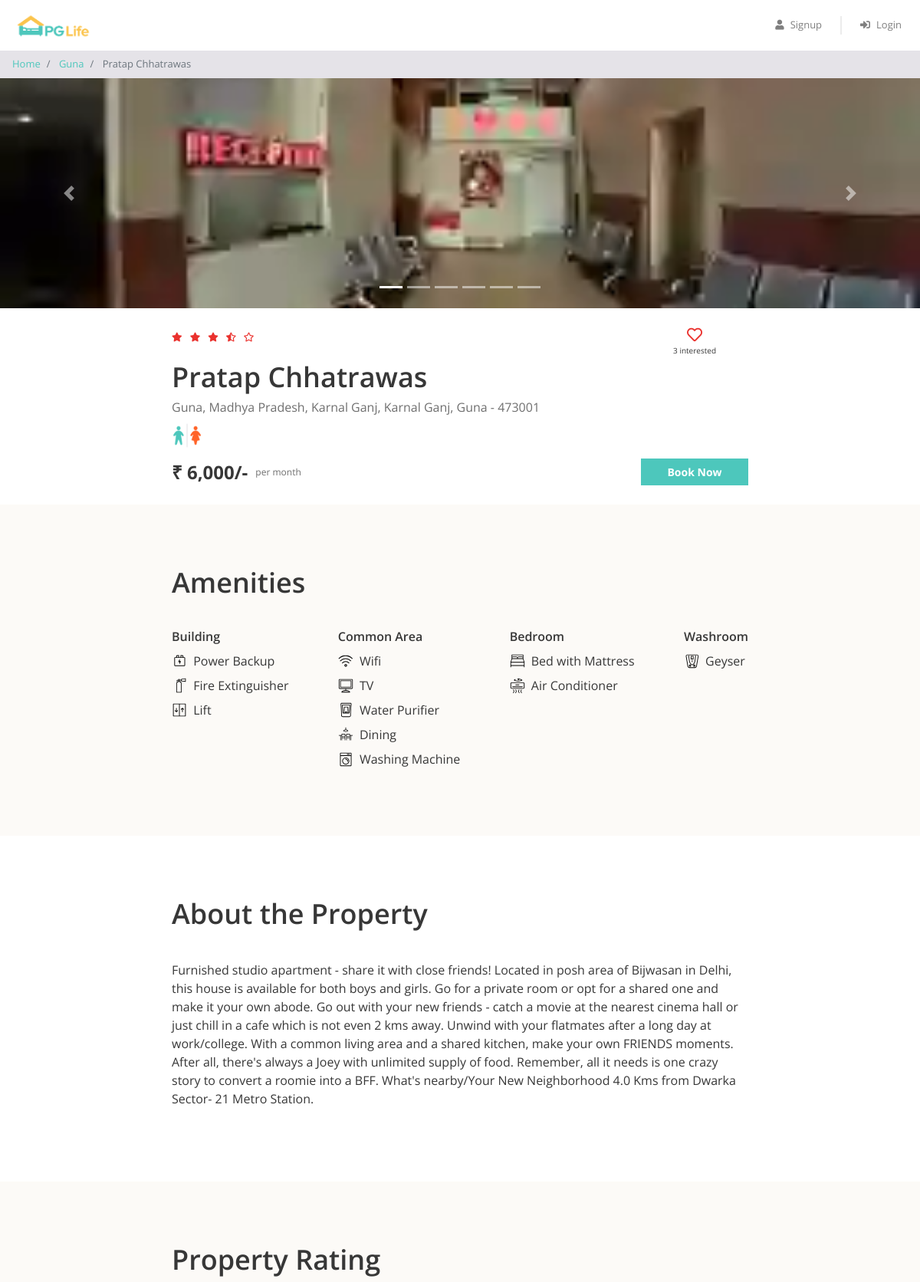
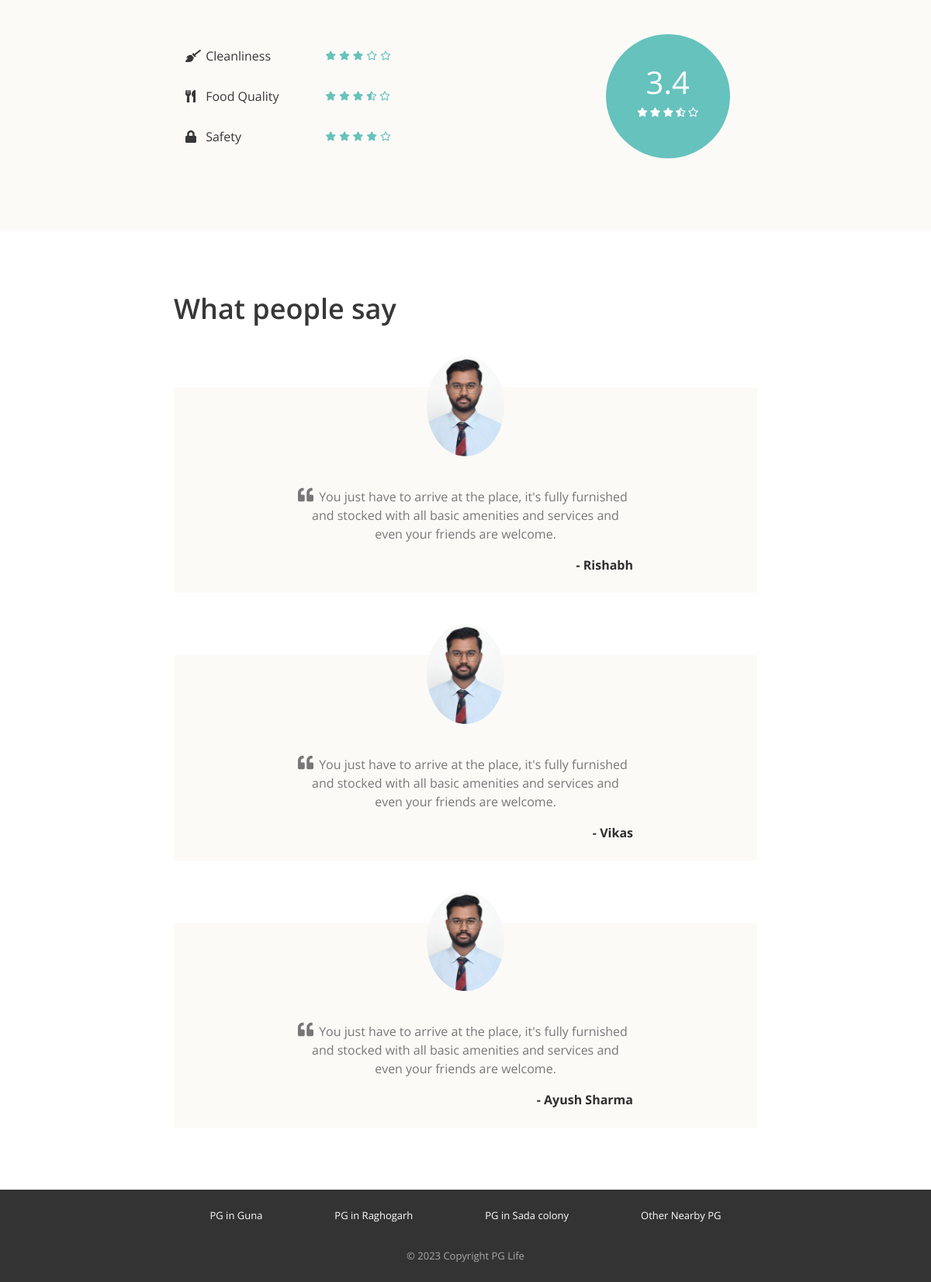
Screenshot of /property_detail.php?property_id=2 with the database file from the repository (2 pictures, top to bottom).
### tables this page shows
CREATE TABLE `properties` (
  `id` int(11) NOT NULL,
  `city_id` int(11) NOT NULL,
  `name` varchar(150) NOT NULL,
  `address` varchar(255) NOT NULL,
  `description` longtext NOT NULL,
  `gender` enum('male','female','unisex') NOT NULL,
  `rent` int(11) NOT NULL,
  `rating_clean` float(2,1) NOT NULL,
  `rating_food` float(2,1) NOT NULL,
  `rating_safety` float(2,1) NOT NULL
);

CREATE TABLE `cities` (
  `id` int(11) NOT NULL,
  `name` varchar(150) NOT NULL
);

CREATE TABLE `amenities` (
  `id` int(11) NOT NULL,
  `name` varchar(150) NOT NULL,
  `type` varchar(150) NOT NULL,
  `icon` varchar(50) NOT NULL
);

CREATE TABLE `testimonials` (
  `id` int(11) NOT NULL,
  `property_id` int(11) NOT NULL,
  `user_name` varchar(150) NOT NULL,
  `content` longtext NOT NULL
);

### property_detail.php (the view, shortened to what this page needs)
<?php
require "includes/database_connect.php";
$property_id = $_GET["property_id"];
$sql_1 = "SELECT *, p.id AS property_id, p.name AS property_name, c.name AS city_name
            FROM properties p
            INNER JOIN cities c ON p.city_id = c.id
            WHERE p.id = $property_id";
$result_1 = mysqli_query($conn, $sql_1);
$property = mysqli_fetch_assoc($result_1);
$sql_2 = "SELECT * FROM testimonials WHERE property_id = $property_id";
$result_2 = mysqli_query($conn, $sql_2);
$testimonials = mysqli_fetch_all($result_2, MYSQLI_ASSOC);
$sql_3 = "SELECT a.*
            FROM amenities a
            INNER JOIN properties_amenities pa ON a.id = pa.amenity_id
            WHERE pa.property_id = $property_id";
$result_3 = mysqli_query($conn, $sql_3);
$amenities = mysqli_fetch_all($result_3, MYSQLI_ASSOC);
$sql_4 = "SELECT * FROM interested_users_properties WHERE property_id = $property_id";
$result_4 = mysqli_query($conn, $sql_4);
$interested_users_count = mysqli_num_rows($result_4);
?>
<!DOCTYPE html>
<html lang="en">
<head>
    <?php
    include "includes/head_links.php";
    ?>
    <link href="css/property_detail.css" rel="stylesheet" />
</head>
<body>
    <?php
    include "includes/header.php";
    ?>
    <nav aria-label="breadcrumb">
        <ol class="breadcrumb py-2">
            <li class="breadcrumb-item">
                <a href="index.php">Home</a>
            </li>
            <li class="breadcrumb-item">
                <a href="property_list.php?city=<?= $property['city_name']; ?>"><?= $property['city_name']; ?></a>
            </li>
            <li class="breadcrumb-item active" aria-current="page">
                <?= $property['property_name']; ?>
            </li>
        </ol>
    </nav>
    <div id="property-images" class="carousel slide" data-ride="carousel">
        <ol class="carousel-indicators">
            <?php
            $property_images = glob("img/properties/" . $property['property_id'] . "/*");
            foreach ($property_images as $index => $property_image) {
            ?>
                <li data-target="#property-images" data-slide-to="<?= $index ?>" class="<?= $index == 0 ? "active" : ""; ?>"></li>
            <?php
            }
            ?>
        </ol>
        <div class="carousel-inner">
            <?php
            foreach ($property_images as $index => $property_image) {
            ?>
                <div class="carousel-item <?= $index == 0 ? "active" : ""; ?>">
                    <img class="d-block w-100" src="<?= $property_image ?>" alt="slide">
                </div>
            <?php
            }
            ?>
        </div>
        <a class="carousel-control-prev" href="#property-images" role="button" data-slide="prev">
            <span class="carousel-control-prev-icon" aria-hidden="true"></span>
        </a>
        <a class="carousel-control-next" href="#property-images" role="button" data-slide="next">
            <span class="carousel-control-next-icon" aria-hidden="true"></span>
        </a>
    </div>
    <div class="property-summary page-container">
        <div class="row no-gutters justify-content-between">
            <?php
            $total_rating = ($property['rating_clean'] + $property['rating_food'] + $property['rating_safety']) / 3;
            $total_rating = round($total_rating, 1);
            ?>
            <div class="star-container" title="<?= $total_rating ?>">
                <?php
                $rating = $total_rating;
                for ($i = 0; $i < 5; $i++) {
                    if ($rating >= $i + 0.8) {
                ?>
                        <i class="fas fa-star"></i>
                    <?php
                    } elseif ($rating >= $i + 0.3) {
                    ?>
                        <i class="fas fa-star-half-alt"></i>
                    <?php
                    } else {
                    ?>
                        <i class="far fa-star"></i>
                <?php
                    }
                }
                ?>
            </div>
            <div class="interested-container">
                <?php
                $is_interested = false;
                if ($is_interested) {
                ?>
                    <i class="is-interested-image fas fa-heart"></i>
                <?php
                } else {
                ?>
                    <i class="is-interested-image far fa-heart"></i>
                <?php
                }
                ?>
                <div class="interested-text">
                    <span class="interested-user-count"><?= $interested_users_count ?></span> interested
                </div>
            </div>
        </div>
        <div class="detail-container">
            <div class="property-name"><?= $property['property_name'] ?></div>
            <div class="property-address"><?= $property['address'] ?></div>
            <div class="property-gender">
                <?php
                if ($property['gender'] == "male") {
                ?>
                    <img src="img/male.png">
                <?php
                } elseif ($property['gender'] == "female") {
                ?>
                    <img src="img/female.png">
                <?php
                } else {
                ?>
                    <img src="img/unisex.png">
                <?php
                }
                ?>
            </div>
        </div>
        <div class="row no-gutters">
            <div class="rent-container col-6">
                <div class="rent">₹ <?= number_format($property['rent']) ?>/-</div>
                <div class="rent-unit">per month</div>
            </div>
            <div class="button-container col-6">
                <a href="#" class="btn btn-primary">Book Now</a>
            </div>
        </div>
    </div>
    <div class="property-amenities">
        <div class="page-container">
            <h1>Amenities</h1>
            <div class="row justify-content-between">
                <div class="col-md-auto">
                    <h5>Building</h5>
                    <?php
                    foreach ($amenities as $amenity) {
                        if ($amenity['type'] == "Building") {
                    ?>
                            <div class="amenity-container">
                                <img src="img/amenities/<?= $amenity['icon'] ?>.svg">
                                <span><?= $amenity['name'] ?></span>
                            </div>
                    <?php
                        }
                    }
                    ?>
                </div>
                <div class="col-md-auto">
                    <h5>Common Area</h5>
                    <?php
                    foreach ($amenities as $amenity) {
                        if ($amenity['type'] == "Common Area") {
                    ?>
                            <div class="amenity-container">
                                <img src="img/amenities/<?= $amenity['icon'] ?>.svg">
                                <span><?= $amenity['name'] ?></span>
                            </div>
                    <?php
                        }
                    }
                    ?>
                </div>
                <div class="col-md-auto">
                    <h5>Bedroom</h5>
                    <?php
                    foreach ($amenities as $amenity) {
                        if ($amenity['type'] == "Bedroom") {
                    ?>
                            <div class="amenity-container">
                                <img src="img/amenities/<?= $amenity['icon'] ?>.svg">
                                <span><?= $amenity['name'] ?></span>
                            </div>
                    <?php
                        }
                    }
                    ?>
                </div>
                <div class="col-md-auto">
                    <h5>Washroom</h5>
                    <?php
                    foreach ($amenities as $amenity) {
                        if ($amenity['type'] == "Washroom") {
                    ?>
                            <div class="amenity-container">
                                <img src="img/amenities/<?= $amenity['icon'] ?>.svg">
                                <span><?= $amenity['name'] ?></span>
                            </div>
                    <?php
                        }
                    }
                    ?>
                </div>
            </div>
        </div>
    </div>
    <div class="property-about page-container">
        <h1>About the Property</h1>
        <p><?= $property['description'] ?></p>
    </div>
    <div class="property-rating">
        <div class="page-container">
            <h1>Property Rating</h1>
            <div class="row align-items-center justify-content-between">
                <div class="col-md-6">
                    <div class="rating-criteria row">
                        <div class="col-6">
                            <i class="rating-criteria-icon fas fa-broom"></i>
                            <span class="rating-criteria-text">Cleanliness</span>
                        </div>
                        <div class="rating-criteria-star-container col-6" title="<?= $property['rating_clean'] ?>">
                            <?php
                            $rating = $property['rating_clean'];
                            for ($i = 0; $i < 5; $i++) {
                                if ($rating >= $i + 0.8) {
                            ?>
                                    <i class="fas fa-star"></i>
                                <?php
                                } elseif ($rating >= $i + 0.3) {
                                ?>
                                    <i class="fas fa-star-half-alt"></i>
                                <?php
                                } else {
                                ?>
                                    <i class="far fa-star"></i>
                            <?php
                                }
                            }
                            ?>
                        </div>
                    </div>
                    <div class="rating-criteria row">
                        <div class="col-6">
                            <i class="rating-criteria-icon fas fa-utensils"></i>
                            <span class="rating-criteria-text">Food Quality</span>
                        </div>
                        <div class="rating-criteria-star-container col-6" title="<?= $property['rating_food'] ?>">
                            <?php
                            $rating = $property['rating_food'];
                            for ($i = 0; $i < 5; $i++) {
                                if ($rating >= $i + 0.8) {
                            ?>
                                    <i class="fas fa-star"></i>
                                <?php
                                } elseif ($rating >= $i + 0.3) {
                                ?>
                                    <i class="fas fa-star-half-alt"></i>
                                <?php
                                } else {
                                ?>
                                    <i class="far fa-star"></i>
                            <?php
                                }
                            }
                            ?>
                        </div>
                    </div>
                    <div class="rating-criteria row">
                        <div class="col-6">
                            <i class="rating-criteria-icon fa fa-lock"></i>
                            <span class="rating-criteria-text">Safety</span>
                        </div>
                        <div class="rating-criteria-star-container col-6" title="<?= $property['rating_safety'] ?>">
                            <?php
                            $rating = $property['rating_safety'];
                            for ($i = 0; $i < 5; $i++) {
                                if ($rating >= $i + 0.8) {
                            ?>
                                    <i class="fas fa-star"></i>
                                <?php
                                } elseif ($rating >= $i + 0.3) {
                                ?>
                                    <i class="fas fa-star-half-alt"></i>
                                <?php
                                } else {
                                ?>
                                    <i class="far fa-star"></i>
                            <?php
                                }
                            }
                            ?>
                        </div>
                    </div>
                </div>
                <div class="col-md-4">
                    <div class="rating-circle">
                        <?php
                        $total_rating = ($property['rating_clean'] + $property['rating_food'] + $property['rating_safety']) / 3;
                        $total_rating = round($total_rating, 1);
                        ?>
                        <div class="total-rating"><?= $total_rating ?></div>
                        <div class="rating-circle-star-container">
                            <?php
                            $rating = $total_rating;
                            for ($i = 0; $i < 5; $i++) {
                                if ($rating >= $i + 0.8) {
                            ?>
                                    <i class="fas fa-star"></i>
                                <?php
                                } elseif ($rating >= $i + 0.3) {
                                ?>
                                    <i class="fas fa-star-half-alt"></i>
                                <?php
                                } else {
                                ?>
                                    <i class="far fa-star"></i>
                            <?php
                                }
                            }
                            ?>
                        </div>
                    </div>
                </div>
            </div>
        </div>
    </div>
    <div class="property-testimonials page-container">
        <h1>What people say</h1>
        <?php
        foreach ($testimonials as $testimonial) {
        ?>
            <div class="testimonial-block">
                <div class="testimonial-image-container">
                    <img class="testimonial-img" src="img/man.png">
                </div>
                <div class="testimonial-text">
                    <i class="fa fa-quote-left" aria-hidden="true"></i>
                    <p><?= $testimonial['content'] ?></p>
                </div>
                <div class="testimonial-name">- <?= $testimonial['user_name'] ?></div>
            </div>
        <?php
        }
        ?>
    </div>
    <?php
    include "includes/footer.php";
    ?>
</body>
</html>

### rows the page displays
properties: city.name "Guna", name "Pratap Chhatrawas", address "Guna, Madhya Pradesh, Karnal Ganj, Karnal Ganj, Guna - 473001", rent "6,000", description "Furnished studio apartment - share it with close friends! Located in posh area of Bijwasan in Delhi, this house is available for both boys and girls. Go for a private room or opt for a shared one and make it your own abode. Go out with your new friends - catch a movie at the nearest cinema hall or just chill in a cafe which is not even 2 kms away. Unwind with your flatmates after a long day at work/college. With a common living area and a shared kitchen, make your own FRIENDS moments. After all, there's always a Joey with unlimited supply of food. Remember, all it needs is one crazy story to convert a roomie into a BFF. What's nearby/Your New Neighborhood 4.0 Kms from Dwarka Sector- 21…", rating_food "3.4"
amenities: icon (picture), name "Power Backup"
amenities: icon (picture), name "Fire Extinguisher"
amenities: icon (picture), name "Lift"
amenities: icon (picture), name "Wifi"
amenities: shows a picture, name "TV"
amenities: icon (picture), name "Water Purifier"
amenities: icon (picture), name "Dining"
amenities: icon (picture), name "Washing Machine"
amenities: shows a picture, name "Bed with Mattress"
amenities: shows a picture, name "Air Conditioner"
amenities: icon (picture), name "Geyser"
testimonials: content "You just have to arrive at the place, it's fully furnished and stocked with all basic amenities and services and even your friends are welcome.", user_name "Rishabh"
testimonials: content "You just have to arrive at the place, it's fully furnished and stocked with all basic amenities and services and even your friends are welcome.", user_name "Vikas"
testimonials: content "You just have to arrive at the place, it's fully furnished and stocked with all basic amenities and services and even your friends are welcome.", user_name "Ayush Sharma"

### other values shown
$interested_users_count "3"
